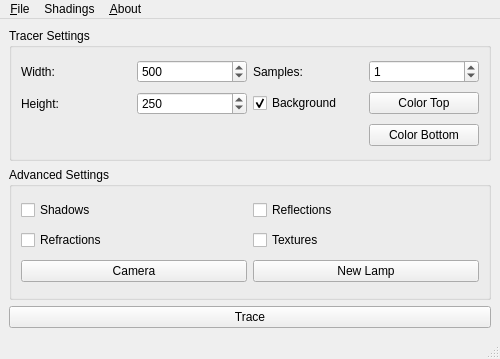
<?xml version="1.0" encoding="UTF-8"?>
<ui version="4.0">
 <class>Main</class>
 <widget class="QMainWindow" name="Main">
  <property name="geometry">
   <rect>
    <x>0</x>
    <y>0</y>
    <width>500</width>
    <height>359</height>
   </rect>
  </property>
  <property name="windowTitle">
   <string>MainWindow</string>
  </property>
  <widget class="QWidget" name="centralwidget">
   <layout class="QVBoxLayout" name="verticalLayout">
    <item>
     <widget class="QGroupBox" name="groupBox">
      <property name="title">
       <string>Tracer Settings</string>
      </property>
      <layout class="QGridLayout" name="gridLayout_2">
       <item row="0" column="1">
        <widget class="QSpinBox" name="valWidth">
         <property name="minimum">
          <number>0</number>
         </property>
         <property name="maximum">
          <number>1000</number>
         </property>
         <property name="value">
          <number>500</number>
         </property>
        </widget>
       </item>
       <item row="1" column="2">
        <widget class="QCheckBox" name="backGround">
         <property name="text">
          <string>Background</string>
         </property>
         <property name="checked">
          <bool>true</bool>
         </property>
        </widget>
       </item>
       <item row="0" column="2">
        <widget class="QLabel" name="label_2">
         <property name="text">
          <string>Samples:</string>
         </property>
        </widget>
       </item>
       <item row="0" column="3">
        <widget class="QSpinBox" name="valSamples">
         <property name="maximum">
          <number>1000</number>
         </property>
         <property name="value">
          <number>1</number>
         </property>
        </widget>
       </item>
       <item row="1" column="0">
        <widget class="QLabel" name="label_5">
         <property name="text">
          <string>Height:</string>
         </property>
        </widget>
       </item>
       <item row="0" column="0">
        <widget class="QLabel" name="label_4">
         <property name="text">
          <string>Width:</string>
         </property>
        </widget>
       </item>
       <item row="1" column="1">
        <widget class="QSpinBox" name="valHeight">
         <property name="maximum">
          <number>5000</number>
         </property>
         <property name="value">
          <number>250</number>
         </property>
        </widget>
       </item>
       <item row="1" column="3">
        <widget class="QPushButton" name="ColorTop">
         <property name="text">
          <string>Color Top</string>
         </property>
        </widget>
       </item>
       <item row="2" column="3">
        <widget class="QPushButton" name="ColorBottom">
         <property name="text">
          <string>Color Bottom</string>
         </property>
        </widget>
       </item>
      </layout>
     </widget>
    </item>
    <item>
     <widget class="QGroupBox" name="groupBox_2">
      <property name="title">
       <string>Advanced Settings</string>
      </property>
      <layout class="QGridLayout" name="gridLayout_3">
       <item row="0" column="0">
        <widget class="QCheckBox" name="valShadows">
         <property name="text">
          <string>Shadows</string>
         </property>
         <property name="checked">
          <bool>false</bool>
         </property>
        </widget>
       </item>
       <item row="1" column="0">
        <widget class="QCheckBox" name="valRefractions">
         <property name="text">
          <string>Refractions</string>
         </property>
        </widget>
       </item>
       <item row="13" column="0">
        <widget class="QPushButton" name="buttonCamera">
         <property name="text">
          <string>Camera</string>
         </property>
        </widget>
       </item>
       <item row="0" column="1">
        <widget class="QCheckBox" name="valReflections">
         <property name="text">
          <string>Reflections</string>
         </property>
         <property name="checked">
          <bool>false</bool>
         </property>
        </widget>
       </item>
       <item row="1" column="1">
        <widget class="QCheckBox" name="valTextures">
         <property name="text">
          <string>Textures</string>
         </property>
        </widget>
       </item>
       <item row="13" column="1">
        <widget class="QPushButton" name="lampButton">
         <property name="text">
          <string>New Lamp</string>
         </property>
        </widget>
       </item>
      </layout>
     </widget>
    </item>
    <item>
     <widget class="QPushButton" name="buttonTrace">
      <property name="text">
       <string>Trace</string>
      </property>
     </widget>
    </item>
   </layout>
  </widget>
  <widget class="QMenuBar" name="menubar">
   <property name="geometry">
    <rect>
     <x>0</x>
     <y>0</y>
     <width>500</width>
     <height>22</height>
    </rect>
   </property>
   <widget class="QMenu" name="menuFile">
    <property name="title">
     <string>&amp;File</string>
    </property>
    <addaction name="actionNew_Sphere"/>
    <addaction name="actionNew_Box"/>
    <addaction name="actionNew_Triangle"/>
    <addaction name="actionNew_Cylinder"/>
    <addaction name="actionGenerate_Scene"/>
    <addaction name="actionTracing_Settings"/>
    <addaction name="actionOpen_Virtual_Scene"/>
    <addaction name="actionOpen_Data"/>
    <addaction name="separator"/>
    <addaction name="actionSave"/>
    <addaction name="actionStart_and_Save_Animation"/>
    <addaction name="separator"/>
    <addaction name="actionQuit"/>
   </widget>
   <widget class="QMenu" name="menuAbout">
    <property name="title">
     <string>&amp;About</string>
    </property>
    <addaction name="actionAbout"/>
   </widget>
   <widget class="QMenu" name="menuShadings">
    <property name="title">
     <string>Shadings</string>
    </property>
    <addaction name="actionColor_Shading"/>
    <addaction name="actionDepth_Shading"/>
    <addaction name="actionNormal_Shading"/>
    <addaction name="actionPhong_Shading"/>
    <addaction name="actionBlinn_Phong"/>
    <addaction name="separator"/>
    <addaction name="actionCell_Shading"/>
    <addaction name="actionGooch_Shading"/>
   </widget>
   <addaction name="menuFile"/>
   <addaction name="menuShadings"/>
   <addaction name="menuAbout"/>
  </widget>
  <widget class="QStatusBar" name="statusbar"/>
  <action name="actionAbout">
   <property name="text">
    <string>&amp;About</string>
   </property>
  </action>
  <action name="actionSave">
   <property name="text">
    <string>&amp;Save Frame as an Image</string>
   </property>
  </action>
  <action name="actionQuit">
   <property name="text">
    <string>&amp;Quit</string>
   </property>
  </action>
  <action name="actionGenerate_Scene">
   <property name="text">
    <string>Simulated Scene</string>
   </property>
  </action>
  <action name="actionTracing_Settings">
   <property name="text">
    <string>Load SetUp</string>
   </property>
  </action>
  <action name="actionOpen_Data">
   <property name="text">
    <string>Open Data File</string>
   </property>
  </action>
  <action name="actionStart_and_Save_Animation">
   <property name="text">
    <string>Start and Save Animation</string>
   </property>
  </action>
  <action name="actionOpen_Virtual_Scene">
   <property name="text">
    <string>Open Virtual Scene</string>
   </property>
  </action>
  <action name="actionDepth_Shading">
   <property name="text">
    <string>Depth Shading</string>
   </property>
  </action>
  <action name="actionNormal_Shading">
   <property name="text">
    <string>Normal Shading</string>
   </property>
  </action>
  <action name="actionPhong_Shading">
   <property name="text">
    <string>Phong</string>
   </property>
  </action>
  <action name="actionBlinn_Phong">
   <property name="text">
    <string>Blinn-Phong</string>
   </property>
  </action>
  <action name="actionCell_Shading">
   <property name="text">
    <string>Cell Shading</string>
   </property>
  </action>
  <action name="actionGooch_Shading">
   <property name="text">
    <string>Gooch Shading</string>
   </property>
  </action>
  <action name="actionColor_Shading">
   <property name="text">
    <string>Color Shading</string>
   </property>
  </action>
  <action name="actionNew_Sphere">
   <property name="text">
    <string>New Sphere</string>
   </property>
  </action>
  <action name="actionNew_Box">
   <property name="text">
    <string>New Box</string>
   </property>
  </action>
  <action name="actionNew_Triangle">
   <property name="text">
    <string>New Triangle</string>
   </property>
  </action>
  <action name="actionNew_Cylinder">
   <property name="text">
    <string>New Cylinder</string>
   </property>
  </action>
 </widget>
 <tabstops>
  <tabstop>valWidth</tabstop>
  <tabstop>valHeight</tabstop>
  <tabstop>valSamples</tabstop>
  <tabstop>backGround</tabstop>
  <tabstop>ColorTop</tabstop>
  <tabstop>ColorBottom</tabstop>
  <tabstop>valShadows</tabstop>
  <tabstop>valRefractions</tabstop>
  <tabstop>valReflections</tabstop>
  <tabstop>valTextures</tabstop>
  <tabstop>buttonCamera</tabstop>
  <tabstop>lampButton</tabstop>
  <tabstop>buttonTrace</tabstop>
 </tabstops>
 <resources/>
 <connections/>
</ui>
